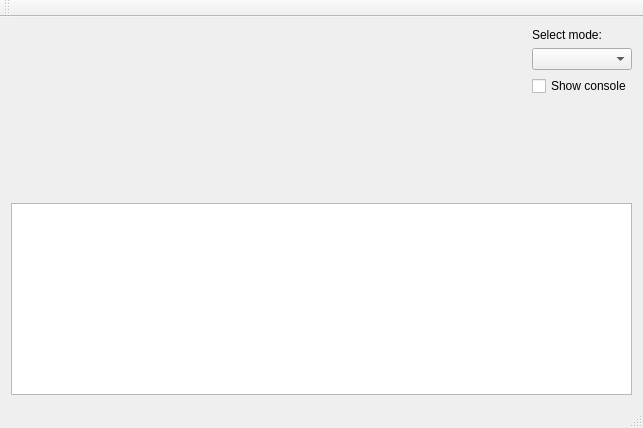
<?xml version="1.0" encoding="UTF-8"?>
<ui version="4.0">
 <class>KinectAppClass</class>
 <widget class="QMainWindow" name="KinectAppClass">
  <property name="geometry">
   <rect>
    <x>0</x>
    <y>0</y>
    <width>643</width>
    <height>428</height>
   </rect>
  </property>
  <property name="windowTitle">
   <string>KinectApp</string>
  </property>
  <widget class="QWidget" name="centralWidget">
   <layout class="QVBoxLayout" name="verticalLayout_3">
    <item>
     <layout class="QHBoxLayout" name="horizontalLayout_2">
      <item>
       <layout class="QVBoxLayout" name="verticalLayout">
        <item>
         <layout class="QHBoxLayout" name="horizontalLayout"/>
        </item>
        <item>
         <widget class="GLDisplay" name="glDisplay" native="true">
          <property name="sizePolicy">
           <sizepolicy hsizetype="Expanding" vsizetype="Expanding">
            <horstretch>0</horstretch>
            <verstretch>0</verstretch>
           </sizepolicy>
          </property>
         </widget>
        </item>
       </layout>
      </item>
      <item>
       <layout class="QVBoxLayout" name="verticalLayout_2">
        <item>
         <widget class="QLabel" name="label">
          <property name="text">
           <string>Select mode:</string>
          </property>
         </widget>
        </item>
        <item>
         <widget class="QComboBox" name="comboBox"/>
        </item>
        <item>
         <widget class="QCheckBox" name="checkBox">
          <property name="text">
           <string>Show console</string>
          </property>
         </widget>
        </item>
        <item>
         <spacer name="verticalSpacer">
          <property name="orientation">
           <enum>Qt::Vertical</enum>
          </property>
          <property name="sizeHint" stdset="0">
           <size>
            <width>20</width>
            <height>40</height>
           </size>
          </property>
         </spacer>
        </item>
       </layout>
      </item>
     </layout>
    </item>
    <item>
     <widget class="QPlainTextEdit" name="console">
      <property name="enabled">
       <bool>true</bool>
      </property>
      <property name="undoRedoEnabled">
       <bool>true</bool>
      </property>
      <property name="readOnly">
       <bool>true</bool>
      </property>
      <property name="overwriteMode">
       <bool>false</bool>
      </property>
      <property name="backgroundVisible">
       <bool>false</bool>
      </property>
     </widget>
    </item>
   </layout>
  </widget>
  <widget class="QMenuBar" name="menuBar">
   <property name="geometry">
    <rect>
     <x>0</x>
     <y>0</y>
     <width>643</width>
     <height>21</height>
    </rect>
   </property>
  </widget>
  <widget class="QToolBar" name="mainToolBar">
   <attribute name="toolBarArea">
    <enum>TopToolBarArea</enum>
   </attribute>
   <attribute name="toolBarBreak">
    <bool>false</bool>
   </attribute>
  </widget>
  <widget class="QStatusBar" name="statusBar"/>
 </widget>
 <layoutdefault spacing="6" margin="11"/>
 <customwidgets>
  <customwidget>
   <class>GLDisplay</class>
   <extends>QWidget</extends>
   <header>gldisplay.h</header>
   <container>1</container>
  </customwidget>
 </customwidgets>
 <resources>
  <include location="kinectapp.qrc"/>
 </resources>
 <connections/>
</ui>
